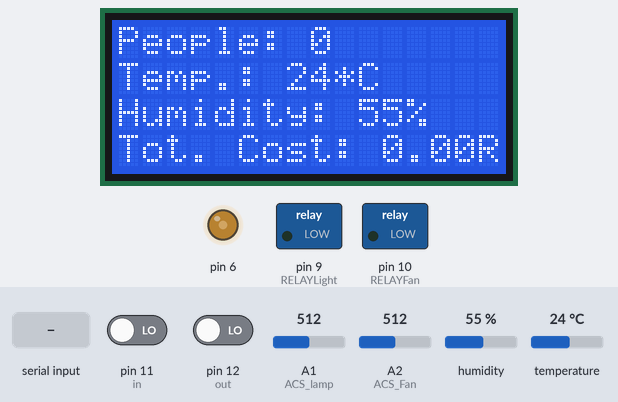
Simulated run of this sketch. Board: Arduino Uno, built with avr-gcc and run on an emulated ATmega328P. On the bench: 16×4 character LCD, switched loads named in the sketch (green lamp = pin HIGH), output pins drawn as LEDs (lit = HIGH). Inputs (shaded band) come from the test bench; at power-on: humidity 55 %, pin 11 (in) LOW, temperature 24 °C, pin 12 (out) LOW, A1 (ACS_lamp) = 512, A2 (ACS_Fan) = 512. What the sketch prints to the serial monitor is not drawn.

Above: at 4.2 s.
4.3 s: humidity set to 22 %
At 9.8 s:
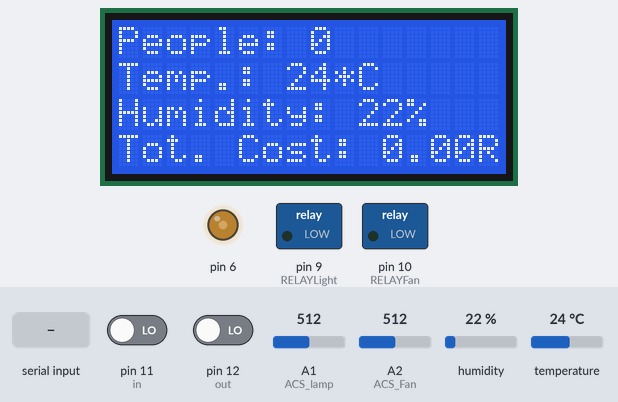
15.4 s: pin 11 (in) driven HIGH
At 22.7 s:
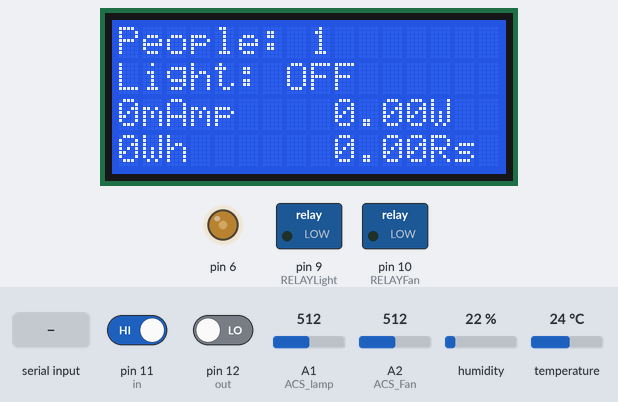
23.5 s: "a" received over Serial
At 29.0 s:
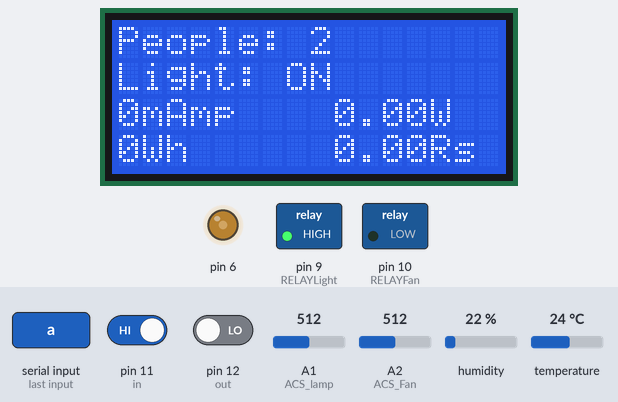
34.6 s: "c" received over Serial
At 43.4 s:
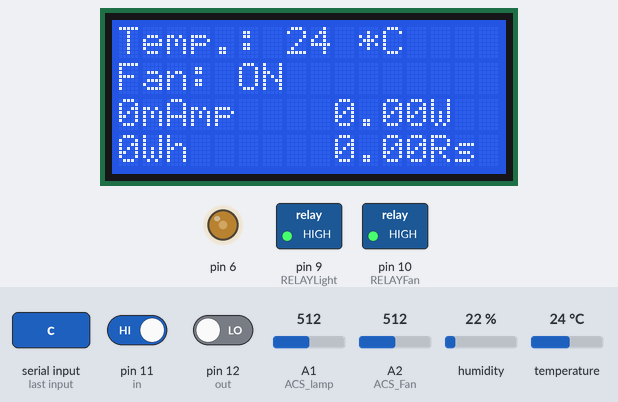
45.3 s: "b" received over Serial
At 50.6 s:
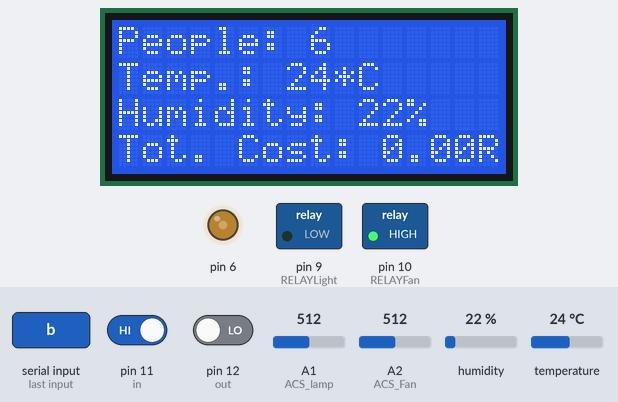
56.4 s: temperature set to 12 °C
At 63.5 s:
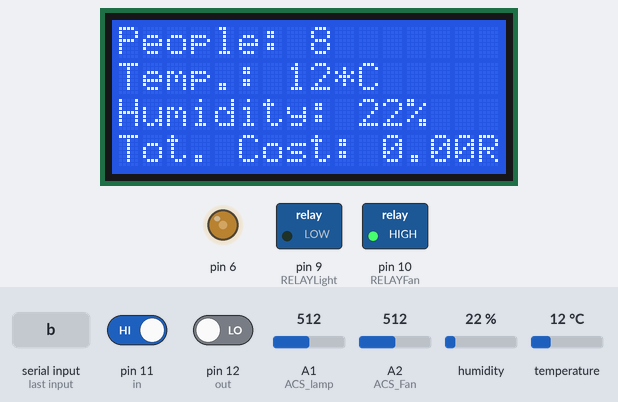
Timing chart, 0 to 65.0 s (numbered marks = the images above; inputs shaded):
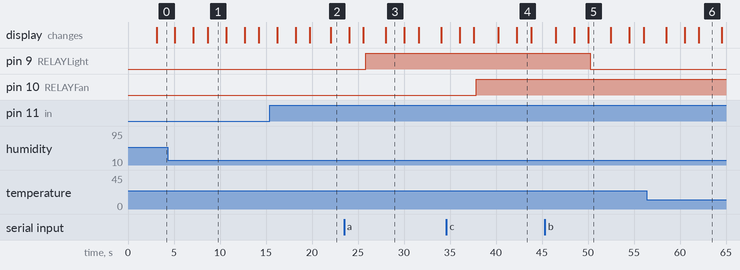

Measured:
- after the input at 23.5 s, pin 9 (RELAYLight): LOW → HIGH after 2.3 s
- after the input at 34.6 s, pin 10 (RELAYFan): LOW → HIGH after 3.2 s
- after the input at 45.3 s, pin 9 (RELAYLight): HIGH → LOW after 5.0 s
- what the display in image 1 shows lasts 2.0 s, from 8.7 s to 10.7 s
- what the display in image 4 shows lasts 1.5 s, from 42.3 s to 43.8 s
- what the display in image 5 shows lasts 2.5 s, from 50.0 s to 52.5 s

The sketch:

Final_Code_nano.ino
```cpp
/*  Written By: Farhan Tariq Janjua
 *  B.Sc Electrical Engineering
 *  www.APCOMS.edu.pk
  ---------------------------------------------------
  -Set Lamp Energy Limit in Controlling Lamp Section.
  -Set Fan Energy Limit in Controlling Fan Section.
*/

#include "DHT.h"
#include "LiquidCrystal.h"
LiquidCrystal lcd(8, 7, 5, 4, 3, 2);

#define DHTPIN 13
#define DHTTYPE DHT11
DHT dht(DHTPIN, DHTTYPE);
#define RELAYLight 9
#define RELAYFan 10
#define in 11
#define out 12

int counter=0;
int islightOn=0;
int isFanOn=0;
char btVal=NULL;
int t = 0;
int h = 0;

/* ========Current Circuit variables definition======== */

#define ACS_lamp 15
#define ACS_Fan 16

int mVperAmp = 185; // use 100 for 20A Module and 66 for 30A Module
float PF = 0.80;
float energyTariff100 = 10.0; // Energy cost in PKR per unit (kWh) below 100 units
float energyTariff200 = 15.0; // Energy cost in PKR per unit (kWh) above 100 units
unsigned long last_time1 =0;
unsigned long current_time1 =0;
float Voltage1 = 0;
float VRMS1 = 0;
float LampAmp = 0;
float LampPow = 0;
float LampKWh =0;
float LampBill = 0;
int Lamp_Wh = 0;
int Lamp_mAmp = 0;
float Lampcost = 0;
float NewLampBill = 0;
float Total_Cost = 0;
unsigned long last_time2 =0;
unsigned long current_time2 =0;
float Voltage2 = 0;
float VRMS2 = 0;
float FanAmp = 0;
float FanPow = 0;
float FanKWh =0;
float FanBill = 0;
int Fan_Wh = 0;
int Fan_mAmp = 0;
float Fancost = 0;
float NewFanBill = 0;

void setup()
{
  lcd.begin(16,4);
  analogWrite(6,100);
  Serial.begin(9600);
  dht.begin();
  pinMode(DHTPIN, INPUT);
  pinMode(in, INPUT);
  pinMode(out, INPUT);
  pinMode(ACS_lamp, INPUT);
  pinMode(ACS_Fan, INPUT);
  pinMode(RELAYLight, OUTPUT);
  pinMode(RELAYFan, OUTPUT);
  digitalWrite(RELAYLight, LOW);
  digitalWrite(RELAYFan, LOW);
  lcd.print("===Smart HEMS===");
  delay(3000);

  attachInterrupt(digitalPinToInterrupt(11),IN,RISING);
  attachInterrupt(digitalPinToInterrupt(12),OUT,RISING);
  attachInterrupt(digitalPinToInterrupt(1),BTI,RISING);
}

void loop()
{
/*=====Temp. and Humidity Sensing=====*/
  t = dht.readTemperature();
  h = dht.readHumidity();

  if(Serial.available()>0) {}

/*=====Bluetooth Receiving=====*/
  BTI();

/*=====Presence Sensing=====*/
  if(digitalRead(in))
  {
   IN();
   delay(250);
  }
  if(digitalRead(out))
  {
   OUT();
   delay(250);
  }

if(counter>0)
{
  if (islightOn == 0)
  {
      if (btVal == 'a' || (counter > 0 && btVal == NULL))
      {
        digitalWrite(RELAYLight, HIGH);
        islightOn = 1;
      }
  }
  if (islightOn == 1)
  {
      if(btVal == 'b' || (counter == 0 && btVal == NULL))
      {
        digitalWrite(RELAYLight, LOW);
        islightOn = 0;
      }
  }

  if (isFanOn == 0)
  {
      if (btVal == 'c' || (t >= 35 && btVal == NULL))
        {
        digitalWrite(RELAYFan, HIGH);
        isFanOn = 1;
      }
  }

  if (isFanOn == 1)
  {
      if (btVal == 'd' || (t < 35 && btVal == NULL))
      {
        digitalWrite(RELAYFan, LOW);
        isFanOn = 0;
      }
  }
}

  if(counter == 0)
  {
      digitalWrite(RELAYLight, LOW);
      islightOn = 0;
      digitalWrite(RELAYFan, LOW);
      isFanOn = 0;
  }

  if(islightOn == 0 && isFanOn == 0)
  {
    Total_Cost = Total_Cost;
    LampBill = LampBill;
    FanBill = FanBill;
  }
  if(islightOn == 1)
  {
    calcLamp();
    Total_Cost = Total_Cost + LampBill;
  }
  if(isFanOn == 1)
  {
    calcFan();
    Total_Cost = Total_Cost + FanBill;
  }


/* ========Bluetooth Data Transmit======== */
  Serial.print(t);  // #01
  Serial.print("|");
  Serial.print(h);  // #02
  Serial.print("|");
  Serial.print(counter);  // #03
  Serial.print("|");
  Serial.print(Total_Cost);  // #04
  Serial.print("|");
  Serial.print(Lamp_mAmp);  // #05
  Serial.print("|");
  Serial.print(Lamp_Wh);  // #06
  Serial.print("|");
  Serial.print(Fan_mAmp);  // #07
  Serial.print("|");
  Serial.print(Fan_Wh);  // #08
  Serial.print("|");
  Serial.print(LampBill);  // #09
  Serial.print("|");
  Serial.print(FanBill);  // #10
  Serial.print("|");

  /* ========Counter/Temp/Hum Data Display======== */
  Disp_All();
  delay(2000);
  Disp_Lamp();
  delay(2000);
  Disp_Fan();
  delay(1500);
}

/* ========Bluetooth Interrupt======== */
void BTI()
{
  btVal = Serial.read();
}

/* ========IR Sensors Interrupts======== */
void IN()
{
  counter++;
  Disp_All();
}

void OUT()
{
  if (counter > 0)
  {
    counter--;
  }
    Disp_All();
}
/* ========Current Sensors Subroutines======== */
float getVPP1(int pin)
{
  float result1;
  int readValue1;             //value read from the sensor
  int maxValue1 = 0;          // store max value here
  int minValue1 = 1024;          // store min value here

   uint32_t start_time1 = millis();

   while((millis()-start_time1) < 200) //sample for 200 milliSeconds
   {
       readValue1 = analogRead(pin);
       if (readValue1 > maxValue1)
       {
           maxValue1 = readValue1;
       }
       if (readValue1 < minValue1)
       {
           minValue1 = readValue1;
       }
   }
   result1 = ((maxValue1 - minValue1) * 5.0)/1024.0;
   return result1;
  }


/*=====Lamp Current Sensing=====*/
void calcLamp()
{
   Voltage1 = getVPP1(ACS_lamp);
   VRMS1 = (Voltage1/2.0) *0.707;
   LampAmp = (VRMS1 * 1000) / mVperAmp;
   Lamp_mAmp = LampAmp * 1000;
   LampPow = (LampAmp * 220) * PF;
   last_time1 = current_time1;
   current_time1 = millis();
   LampKWh = LampKWh +  LampPow *(( current_time1 - last_time1) /3600000.0) ; // calculating energy in Watt-Hour
   Lamp_Wh = LampKWh * 1000;
   // LampBill = LampKWh * (energyTariff/1000);
   // LampBill = LampKWh * energyTariff;
   if (LampKWh <= 100)
   {
      Lampcost = LampKWh * energyTariff100;
      LampBill = Lampcost;
   }
   if (LampKWh > 100 && LampKWh <= 200)
   {
      NewLampBill = (LampKWh - 100) * energyTariff200;
      LampBill = Lampcost + NewLampBill;
   }
}

/*=====Fan Current Sensing=====*/
void calcFan()
{
   Voltage2 = getVPP1(ACS_Fan);
   VRMS2 = (Voltage2/2.0) *0.707;
   FanAmp = (VRMS2 * 1000) / mVperAmp;
   Fan_mAmp = FanAmp * 1000;
   FanPow = (FanAmp * 9) * PF;
   last_time2 = current_time2;
   current_time2 = millis();
   FanKWh = FanKWh +  FanPow *((current_time2 - last_time2) /3600000.0) ; // calculating energy in Watt-Hour
   Fan_Wh = FanKWh * 1000;
   // FanBill = FanKWh * (energyTariff/1000);
   if (FanKWh <= 100)
   {
      Fancost = FanKWh * energyTariff100;
      FanBill = Fancost;
   }
   if (FanKWh > 100 && FanKWh <= 200)
   {
      NewFanBill = (FanKWh - 100) * energyTariff200;
      FanBill = Fancost + NewFanBill;
   }
 }

/* ========Display All Data Subroutines======== */
void Disp_All()
{
  lcd.clear();
  lcd.setCursor(0,0);
  lcd.print("People: ");
  lcd.print(counter);
  lcd.setCursor(0,1);
  lcd.print("Temp.: ");
  lcd.print(t);
  lcd.print("*C");
  lcd.setCursor(0,2);
  lcd.print("Humidity: ");
  lcd.print(h);
  lcd.print("%");
  lcd.setCursor(0,3);
  lcd.print("Tot. Cost: ");
  lcd.print(Total_Cost);
  lcd.print("Rs");
}

/* ========Display Sensor's Data Subroutines======== */
void Disp_Lamp()
{
    lcd.clear();
    lcd.setCursor(0,0);
    lcd.print("People: ");
    lcd.print(counter);
    lcd.setCursor(0,1);
    if (islightOn == 0)
    {
        lcd.print("Light: OFF ");
    }
    if (islightOn == 1)
    {
        lcd.print("Light: ON ");
    }
    lcd.setCursor(0,2);
    lcd.print(Lamp_mAmp);
    lcd.print("mAmp");
    lcd.setCursor(9,2);
    lcd.print(LampPow);
    lcd.print("W");
    lcd.setCursor(0,3);
    lcd.print(Fan_Wh);
    lcd.print("Wh");
    lcd.setCursor(9,3);
    lcd.print(LampBill);
    lcd.print("Rs");
}

void Disp_Fan()
{
    lcd.clear();
    lcd.setCursor(0,0);
    lcd.print("Temp.: ");
    lcd.print(t);
    lcd.print(" *C");
    lcd.setCursor(0,1);
    if (isFanOn == 0)
    {
        lcd.print("Fan: OFF ");
    }
    if (isFanOn == 1)
    {
        lcd.print("Fan: ON ");
    }
    lcd.setCursor(0,2);
    lcd.print(Fan_mAmp);
    lcd.print("mAmp");
    lcd.setCursor(9,2);
    lcd.print(FanPow);
    lcd.print("W");
    lcd.setCursor(0,3);
    lcd.print(Fan_Wh);
    lcd.print("Wh");
    lcd.setCursor(9,3);
    lcd.print(FanBill);
    lcd.print("Rs");
}
```
